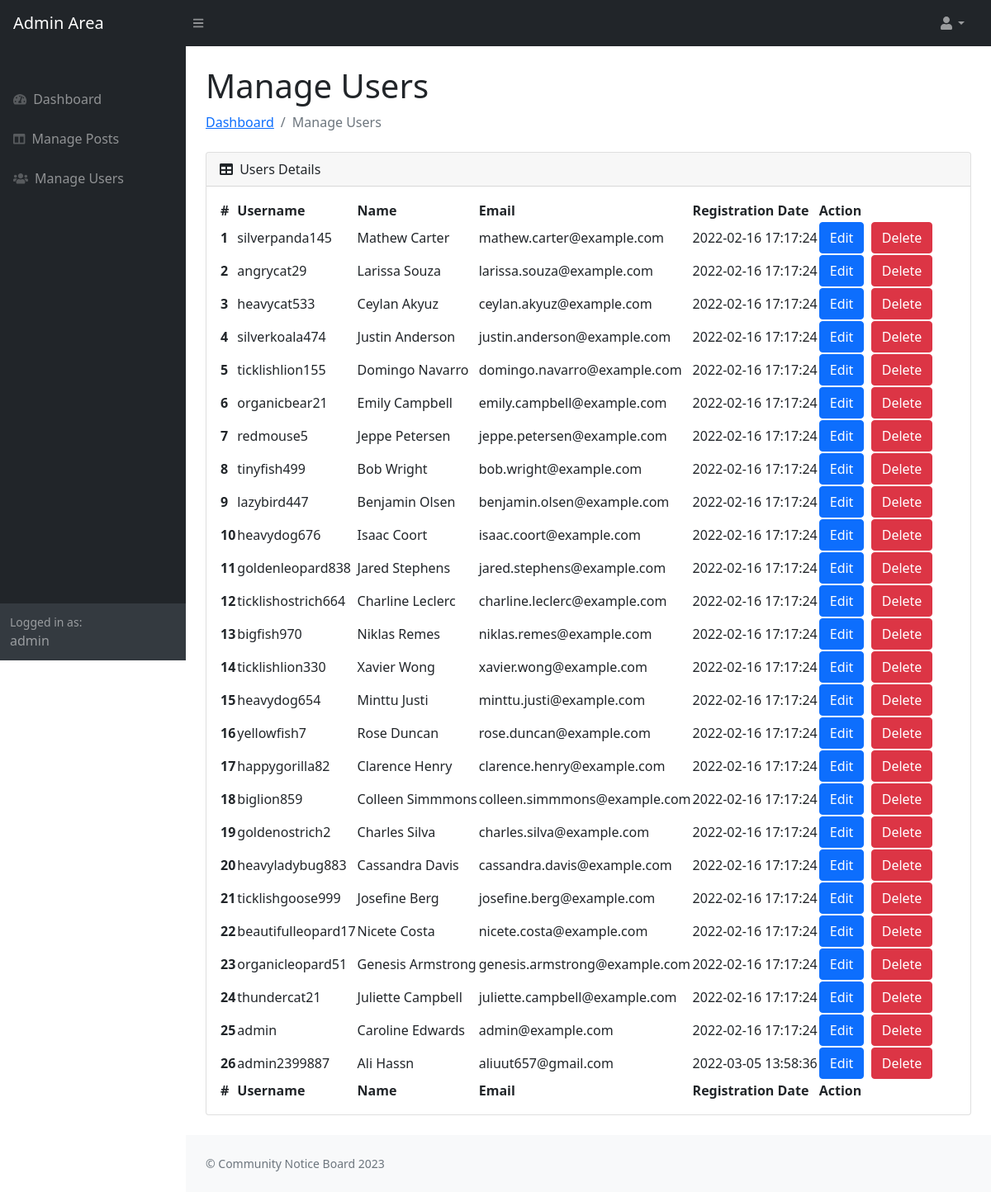
Screenshot of /admin/manage-users.php (signed in) with the database file from the repository.
### tables this page shows
CREATE TABLE `users` (
  `uid` int(11) NOT NULL,
  `username` varchar(32) DEFAULT NULL,
  `password` varchar(64) DEFAULT NULL,
  `firstname` varchar(64) DEFAULT NULL,
  `lastname` varchar(64) DEFAULT NULL,
  `email` varchar(128) DEFAULT NULL,
  `age` smallint(3) DEFAULT NULL,
  `city` varchar(32) DEFAULT NULL,
  `county` varchar(40) DEFAULT NULL,
  `country` varchar(60) DEFAULT NULL,
  `phone` varchar(24) DEFAULT NULL,
  `regDate` timestamp NULL DEFAULT current_timestamp()
);

### admin/manage-users.php (the view, shortened to what this page needs)
<?php session_start();
include_once('includes/config.php');
if(strlen( $_SESSION["aid"])==0)
{
header('location:logout.php');
} else {
?>
<!DOCTYPE html>
<html lang="en">
    <head>
        <link href="https://cdn.jsdelivr.net/npm/simple-datatables@latest/dist/style.css" rel="stylesheet" />
        <link href="css/styles.css" rel="stylesheet" />
    </head>
    <body class="sb-nav-fixed">
 <?php include_once('includes/header.php');?>
        <div id="layoutSidenav">
       <?php include_once('includes/sidebar.php');?>
            <div id="layoutSidenav_content">
                <main>
                    <div class="container-fluid px-4">
                        <h1 class="mt-4">Manage Users</h1>
                        <ol class="breadcrumb mb-4">
                            <li class="breadcrumb-item"><a href="dashboard.php">Dashboard</a></li>
                            <li class="breadcrumb-item active">Manage Users</li>
                        </ol>
                        <div class="card mb-4">
                            <div class="card-header">
                                <i class="fas fa-table me-1"></i>
                               Users Details
                            </div>
                            <div class="card-body">
                                <table id="datatablesSimple">
                                    <thead>
                                        <tr>
                           <th>#</th>
                                                                <th> Username</th>
                                                                <th> Name</th>
                                                                <th>Email</th>
                                                                  <th>Registration Date</th>
                                                                <th>Action</th>
                                        </tr>
                                    </thead>
                                    <tfoot>
                                        <tr>
                      <th>#</th>
                                                                <th> Username</th>
                                                                <th> Name</th>
                                                                <th>Email</th>
                                                                  <th>Registration Date</th>
                                                                <th>Action</th>
                                        </tr>
                                    </tfoot>
                                                        <tbody>
<?php
$query=mysqli_query($con,"Select * from  users");
$cnt=1;
while($row=mysqli_fetch_array($query))
{
?>
 <tr>
<th scope="row"><?php echo htmlentities($cnt);?></th>
<td><?php echo htmlentities($row['username']);?></td>
<td><?php echo htmlentities($row['firstname']);?> <?php echo htmlentities($row['lastname']);?></td>
<td><?php echo htmlentities($row['email']);?></td>
<td><?php echo htmlentities($row['regDate']);?></td>
<td><a href="edit-users.php?said=<?php echo htmlentities($row['uid']);?>" class="btn btn-primary">Edit</a>
    &nbsp;<a href="manage-users.php?rid=<?php echo htmlentities($row['uid']);?>&&action=del" class="btn btn-danger" onclick="return confirm('Do you really want to delete ?')"> Delete</a> </td>
</tr>
<?php
$cnt++;
 } ?>
</tbody>
                                                    </table>
                            </div>
                        </div>
                    </div>
                </main>
<?php include_once('includes/footer.php');?>
            </div>
        </div>
    </body>
</html>
<?php } ?>

### rows the page displays
users: username "silverpanda145", firstname "Mathew", lastname "Carter", email "mathew.carter@example.com", regDate "2022-02-16 17:17:24"
users: username "angrycat29", firstname "Larissa", lastname "Souza", email "larissa.souza@example.com", regDate "2022-02-16 17:17:24"
users: username "heavycat533", firstname "Ceylan", lastname "Akyuz", email "ceylan.akyuz@example.com", regDate "2022-02-16 17:17:24"
users: username "silverkoala474", firstname "Justin", lastname "Anderson", email "justin.anderson@example.com", regDate "2022-02-16 17:17:24"
users: username "ticklishlion155", firstname "Domingo", lastname "Navarro", email "domingo.navarro@example.com", regDate "2022-02-16 17:17:24"
users: username "organicbear21", firstname "Emily", lastname "Campbell", email "emily.campbell@example.com", regDate "2022-02-16 17:17:24"
users: username "redmouse5", firstname "Jeppe", lastname "Petersen", email "jeppe.petersen@example.com", regDate "2022-02-16 17:17:24"
users: username "tinyfish499", firstname "Bob", lastname "Wright", email "bob.wright@example.com", regDate "2022-02-16 17:17:24"
users: username "lazybird447", firstname "Benjamin", lastname "Olsen", email "benjamin.olsen@example.com", regDate "2022-02-16 17:17:24"
users: username "heavydog676", firstname "Isaac", lastname "Coort", email "isaac.coort@example.com", regDate "2022-02-16 17:17:24"
users: username "goldenleopard838", firstname "Jared", lastname "Stephens", email "jared.stephens@example.com", regDate "2022-02-16 17:17:24"
users: username "ticklishostrich664", firstname "Charline", lastname "Leclerc", email "charline.leclerc@example.com", regDate "2022-02-16 17:17:24"
users: username "bigfish970", firstname "Niklas", lastname "Remes", email "niklas.remes@example.com", regDate "2022-02-16 17:17:24"
users: username "ticklishlion330", firstname "Xavier", lastname "Wong", email "xavier.wong@example.com", regDate "2022-02-16 17:17:24"
users: username "heavydog654", firstname "Minttu", lastname "Justi", email "minttu.justi@example.com", regDate "2022-02-16 17:17:24"
users: username "yellowfish7", firstname "Rose", lastname "Duncan", email "rose.duncan@example.com", regDate "2022-02-16 17:17:24"
users: username "happygorilla82", firstname "Clarence", lastname "Henry", email "clarence.henry@example.com", regDate "2022-02-16 17:17:24"
users: username "biglion859", firstname "Colleen", lastname "Simmmons", email "colleen.simmmons@example.com", regDate "2022-02-16 17:17:24"
users: username "goldenostrich2", firstname "Charles", lastname "Silva", email "charles.silva@example.com", regDate "2022-02-16 17:17:24"
users: username "heavyladybug883", firstname "Cassandra", lastname "Davis", email "cassandra.davis@example.com", regDate "2022-02-16 17:17:24"
users: username "ticklishgoose999", firstname "Josefine", lastname "Berg", email "josefine.berg@example.com", regDate "2022-02-16 17:17:24"
users: username "beautifulleopard17", firstname "Nicete", lastname "Costa", email "nicete.costa@example.com", regDate "2022-02-16 17:17:24"
users: username "organicleopard51", firstname "Genesis", lastname "Armstrong", email "genesis.armstrong@example.com", regDate "2022-02-16 17:17:24"
users: username "thundercat21", firstname "Juliette", lastname "Campbell", email "juliette.campbell@example.com", regDate "2022-02-16 17:17:24"
users: username "admin", firstname "Caroline", lastname "Edwards", email "admin@example.com", regDate "2022-02-16 17:17:24"
users: username "admin2399887", firstname "Ali", lastname "Hassn", email "aliuut657@gmail.com", regDate "2022-03-05 13:58:36"

### other values shown
$_SESSION['login'] "admin"
